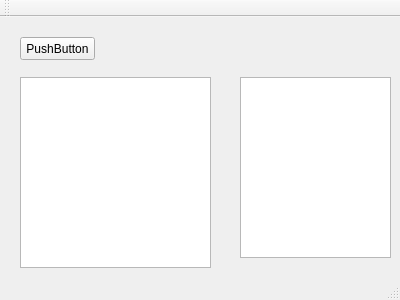
<?xml version="1.0" encoding="UTF-8"?>
<ui version="4.0">
 <class>MainWindow</class>
 <widget class="QMainWindow" name="MainWindow">
  <property name="geometry">
   <rect>
    <x>0</x>
    <y>0</y>
    <width>400</width>
    <height>300</height>
   </rect>
  </property>
  <property name="windowTitle">
   <string>MainWindow</string>
  </property>
  <widget class="QWidget" name="centralWidget">
   <widget class="QPushButton" name="pushButton">
    <property name="geometry">
     <rect>
      <x>20</x>
      <y>20</y>
      <width>75</width>
      <height>23</height>
     </rect>
    </property>
    <property name="text">
     <string>PushButton</string>
    </property>
   </widget>
   <widget class="QTextEdit" name="textEdit">
    <property name="geometry">
     <rect>
      <x>20</x>
      <y>60</y>
      <width>191</width>
      <height>191</height>
     </rect>
    </property>
   </widget>
   <widget class="QTextEdit" name="textEdit_2">
    <property name="geometry">
     <rect>
      <x>240</x>
      <y>60</y>
      <width>151</width>
      <height>181</height>
     </rect>
    </property>
   </widget>
  </widget>
  <widget class="QMenuBar" name="menuBar">
   <property name="geometry">
    <rect>
     <x>0</x>
     <y>0</y>
     <width>400</width>
     <height>21</height>
    </rect>
   </property>
  </widget>
  <widget class="QToolBar" name="mainToolBar">
   <attribute name="toolBarArea">
    <enum>TopToolBarArea</enum>
   </attribute>
   <attribute name="toolBarBreak">
    <bool>false</bool>
   </attribute>
  </widget>
  <widget class="QStatusBar" name="statusBar"/>
 </widget>
 <layoutdefault spacing="6" margin="11"/>
 <resources/>
 <connections/>
</ui>
